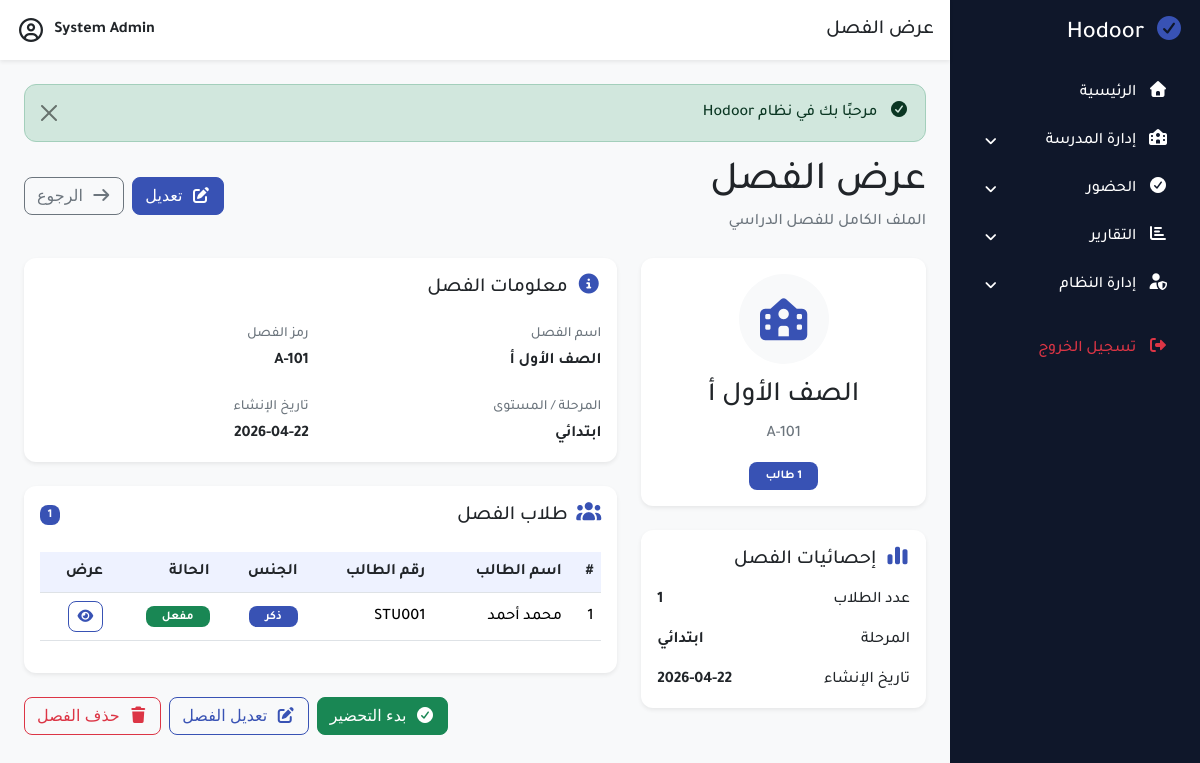
The app's page /modules/classrooms/view.php?id=1 (signed in) with its own data.
### tables this page shows
CREATE TABLE classrooms
(
    id         INT AUTO_INCREMENT PRIMARY KEY,
    class_name VARCHAR(100) NOT NULL,
    class_code VARCHAR(30) NULL,
    level_name VARCHAR(50) NULL,
    created_at TIMESTAMP DEFAULT CURRENT_TIMESTAMP
);

CREATE TABLE students
(
    id             INT AUTO_INCREMENT PRIMARY KEY,
    classroom_id   INT          NOT NULL,
    student_name   VARCHAR(150) NOT NULL,
    student_number VARCHAR(50) UNIQUE,
    gender         ENUM('male', 'female') DEFAULT 'male',
    birth_date     DATE NULL,
    phone          VARCHAR(20) NULL,
    parent_name    VARCHAR(150) NULL,
    parent_phone   VARCHAR(20) NULL,
    address        TEXT NULL,
    status         TINYINT(1) DEFAULT 1,
    created_at     TIMESTAMP DEFAULT CURRENT_TIMESTAMP,
    CONSTRAINT fk_students_classroom
        FOREIGN KEY (classroom_id) REFERENCES classrooms (id)
            ON DELETE CASCADE
);

### classes/clsPath.php (called while the page is built, shortened)
<?php
class clsPath
{
    private static $domain = "http://localhost/Hodoor/";
    public static function root()
    {
        return self::$domain;
    }
    public static function modules()
    {
        return self::root() . "modules/";
    }
    public static function classrooms()
    {
        return self::modules() . "classrooms/";
    }
    public static function students()
    {
        return self::modules() . "students/";
    }
    public static function attendance()
    {
        return self::modules() . "attendance/";
    }
}

### classes/clsClassroom.php (called while the page is built, shortened)
<?php
class clsClassroom
{
    private $conn;
    public $id;
    public function __construct($db)
    {
        $this->conn = $db;
    }
    private function fill($data)
    {
        $this->id = $data['id'] ?? null;
        $this->class_name = $data['class_name'] ?? null;
        $this->class_code = $data['class_code'] ?? null;
        $this->level_name = $data['level_name'] ?? null;
        $this->created_at = $data['created_at'] ?? null;
    }
    public function loadById($id)
    {
        $query = "SELECT * FROM classrooms WHERE id = :id LIMIT 1";
        $stmt = $this->conn->prepare($query);
        $stmt->execute([
            ':id' => (int)$id
        ]);
        $classroom = $stmt->fetch(PDO::FETCH_ASSOC);
        return true;
    }
    public function countStudentsInClass($idClass)
    {
        $query = "SELECT COUNT(*) AS total
              FROM students
              WHERE classroom_id = :idClass";
        $stmt = $this->conn->prepare($query);
        $stmt->execute([
            ':idClass' => (int)$idClass
        ]);
        $row = $stmt->fetch(PDO::FETCH_ASSOC);
        return (int)($row['total'] ?? 0);
    }
    public function studentsCount()
    {
        return $this->countStudentsInClass($this->id);
    }
    public function getStudents()
    {
        $studentObj = new clsStudent($this->conn);
        return $studentObj->getAllByClassroomId($this->id);
    }
}

### classes/clsStudent.php (called while the page is built, shortened)
<?php
class clsStudent
{
    private $conn;
    public function __construct($db)
    {
        $this->conn = $db;
    }
    public function getAllByClassroomId($classroom_id)
    {
        $query = "SELECT * FROM students WHERE classroom_id = :classroom_id ORDER BY id DESC";
        $stmt = $this->conn->prepare($query);
        $stmt->execute([
            ':classroom_id' => (int)$classroom_id
        ]);
        return $stmt->fetchAll(PDO::FETCH_ASSOC);
    }
}

### modules/classrooms/view.php (the view, shortened to what this page needs)
<?php
require_once '../../includes/app.php';
$id = clsHelper::get('id');
$classroom = new clsClassroom($conn);
if (!$id || !$classroom->loadById($id)) {
    clsHelper::setMessage('error', 'الفصل غير موجود');
    clsHelper::redirect(clsPath::classrooms() . 'index.php');
}
$students = $classroom->getStudents();
$totalStudents = $classroom->studentsCount();
?>
<?php require_once '../../includes/header.php'; ?>
<?php require_once '../../includes/sidebar.php'; ?>
    <div class="main-content w-100">
        <?php require_once '../../includes/navbar.php'; ?>
        <div class="content p-4">
            <?php require_once '../../includes/alerts.php'; ?>
            <div class="d-flex justify-content-between align-items-center mb-4">
                <div>
                    <h1 class="mb-1">عرض الفصل</h1>
                    <p class="text-muted mb-0">
                        الملف الكامل للفصل الدراسي
                    </p>
                </div>
                <div class="d-flex gap-2">
                    <a href="<?= clsPath::classrooms(); ?>edit.php?id=<?= $classroom->id; ?>"
                       class="btn btn-primary">
                        <i class="fa fa-edit me-1"></i>
                        تعديل
                    </a>
                    <a href="<?= clsPath::classrooms(); ?>index.php"
                       class="btn btn-outline-secondary">
                        <i class="fa fa-arrow-right me-1"></i>
                        الرجوع
                    </a>
                </div>
            </div>
            <div class="row g-4">
                <div class="col-lg-4">
                    <div class="card shadow-sm border-0 mb-4">
                        <div class="card-body text-center">
                            <div class="mb-3">
                                <div class="rounded-circle bg-light d-inline-flex align-items-center justify-content-center"
                                     style="width:90px;height:90px;">
                                    <i class="fa fa-school text-primary"
                                       style="font-size:42px;"></i>
                                </div>
                            </div>
                            <h3 class="mb-2">
                                <?= clsHelper::e($classroom->class_name); ?>
                            </h3>
                            <p class="text-muted mb-3">
                                <?= clsHelper::e($classroom->class_code ?: '-'); ?>
                            </p>
                            <span class="badge bg-primary px-3 py-2">
                            <?= $totalStudents; ?> طالب
                        </span>
                        </div>
                    </div>
                    <div class="card shadow-sm border-0">
                        <div class="card-body">
                            <h5 class="mb-3">
                                <i class="fa fa-chart-simple text-primary me-1"></i>
                                إحصائيات الفصل
                            </h5>
                            <div class="d-flex justify-content-between mb-3">
                                <span>عدد الطلاب</span>
                                <strong>
                                    <?= $totalStudents; ?>
                                </strong>
                            </div>
                            <div class="d-flex justify-content-between mb-3">
                                <span>المرحلة</span>
                                <strong>
                                    <?= clsHelper::e($classroom->level_name ?: '-'); ?>
                                </strong>
                            </div>
                            <div class="d-flex justify-content-between">
                                <span>تاريخ الإنشاء</span>
                                <strong>
                                    <?= clsHelper::dateOnly($classroom->created_at); ?>
                                </strong>
                            </div>
                        </div>
                    </div>
                </div>
                <div class="col-lg-8">
                    <div class="card shadow-sm border-0 mb-4">
                        <div class="card-body">
                            <h5 class="mb-4">
                                <i class="fa fa-info-circle text-primary me-1"></i>
                                معلومات الفصل
                            </h5>
                            <div class="row g-4">
                                <div class="col-md-6">
                                    <small class="text-muted d-block mb-1">
                                        اسم الفصل
                                    </small>
                                    <div class="fw-semibold">
                                        <?= clsHelper::e($classroom->class_name); ?>
                                    </div>
                                </div>
                                <div class="col-md-6">
                                    <small class="text-muted d-block mb-1">
                                        رمز الفصل
                                    </small>
                                    <div class="fw-semibold">
                                        <?= clsHelper::e($classroom->class_code ?: '-'); ?>
                                    </div>
                                </div>
                                <div class="col-md-6">
                                    <small class="text-muted d-block mb-1">
                                        المرحلة / المستوى
                                    </small>
                                    <div class="fw-semibold">
                                        <?= clsHelper::e($classroom->level_name ?: '-'); ?>
                                    </div>
                                </div>
                                <div class="col-md-6">
                                    <small class="text-muted d-block mb-1">
                                        تاريخ الإنشاء
                                    </small>
                                    <div class="fw-semibold">
                                        <?= clsHelper::dateOnly($classroom->created_at); ?>
                                    </div>
                                </div>
                            </div>
                        </div>
                    </div>
                    <div class="card shadow-sm border-0">
                        <div class="card-body">
                            <div class="d-flex justify-content-between align-items-center mb-4">
                                <h5 class="mb-0">
                                    <i class="fa fa-users text-primary me-1"></i>
                                    طلاب الفصل
                                </h5>
                                <span class="badge bg-primary">
                                <?= $totalStudents; ?>
                            </span>
                            </div>
                            <?php if (!empty($students)): ?>
                                <div class="table-responsive">
                                    <table class="table table-hover align-middle">
                                        <thead class="table-light">
                                        <tr>
                                            <th>#</th>
                                            <th>اسم الطالب</th>
                                            <th>رقم الطالب</th>
                                            <th>الجنس</th>
                                            <th>الحالة</th>
                                            <th>عرض</th>
                                        </tr>
                                        </thead>
                                        <tbody>
                                        <?php foreach ($students as $index => $student): ?>
                                            <tr>
                                                <td>
                                                    <?= $index + 1; ?>
                                                </td>
                                                <td>
                                                    <?= clsHelper::e($student['student_name']); ?>
                                                </td>
                                                <td>
                                                    <?= clsHelper::e($student['student_number']); ?>
                                                </td>
                                                <td>
                                                    <?= clsHelper::genderBadge($student['gender']); ?>
                                                </td>
                                                <td>
                                                    <?= clsHelper::statusBadge($student['status']); ?>
                                                </td>
                                                <td>
                                                    <a href="<?= clsPath::students(); ?>view.php?id=<?= $student['id']; ?>"
                                                       class="btn btn-sm btn-outline-primary"
                                                       title="عرض الطالب">
                                                        <i class="fa fa-eye"></i>
                                                    </a>
                                                </td>
                                            </tr>
                                        <?php endforeach; ?>
                                        </tbody>
                                    </table>
                                </div>
                            <?php endif; ?>
                        </div>
                    </div>
                    <div class="d-flex justify-content-end gap-2 mt-4">
                        <a href="<?= clsPath::attendance(); ?>take.php?classroom_id=<?= $classroom->id; ?>&attendance_date=<?= date('Y-m-d'); ?>"
                           class="btn btn-success">
                            <i class="fa fa-check-circle me-1"></i>
                            بدء التحضير
                        </a>
                        <a href="<?= clsPath::classrooms(); ?>edit.php?id=<?= $classroom->id; ?>"
                           class="btn btn-outline-primary">
                            <i class="fa fa-edit me-1"></i>
                            تعديل الفصل
                        </a>
                        <a href="<?= clsPath::classrooms(); ?>delete.php?id=<?= $classroom->id; ?>"
                           class="btn btn-outline-danger">
                            <i class="fa fa-trash me-1"></i>
                            حذف الفصل
                        </a>
                    </div>
                </div>
            </div>
        </div>
    </div>
<?php require_once '../../includes/footer.php'; ?>

### classes/clsHelper.php (shortened to what this page needs)
<?php
class clsHelper
{
    public static function e($value)
    {
        return htmlspecialchars((string)$value, ENT_QUOTES, 'UTF-8');
    }
    public static function get($key, $default = null)
    {
        return isset($_GET[$key]) ? trim($_GET[$key]) : $default;
    }
    public static function dateOnly($datetime)
    {
        return date('Y-m-d', strtotime($datetime));
    }
    public static function genderBadge($gender)
    {
        return '<span class="badge bg-primary px-3">ذكر</span>';
    }
    public static function statusBadge($status)
    {
        if ((int)$status === 1) {
            return '<span class="badge bg-success px-3">مفعل</span>';
        }
        return '<span class="badge bg-secondary px-3">غير مفعل</span>';
    }
}

### records on screen
classrooms: class_name "الصف الأول أ", class_code "A-101", id "1", level_name "ابتدائي", created_at "2026-04-22"
students: student_name "محمد أحمد", student_number "STU001", status "مفعل"

### other values on screen
clsHelper::e($title ?? '') "عرض الفصل"
clsHelper::e($success) "مرحبًا بك في نظام Hodoor"
